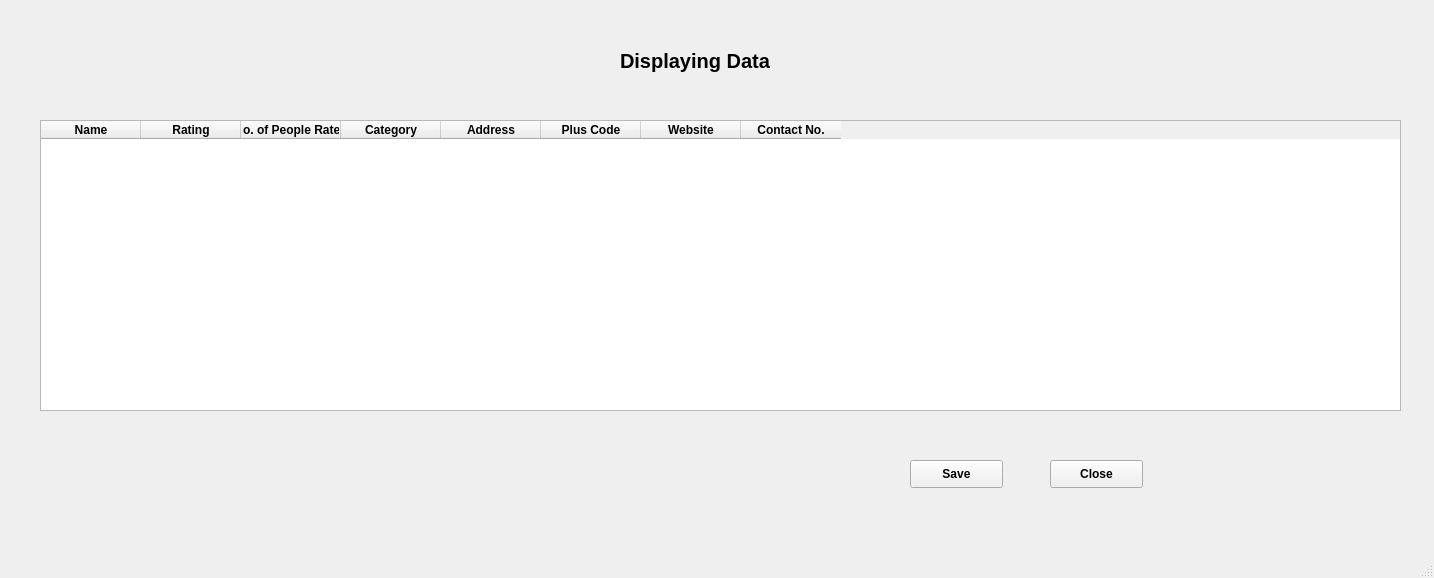
<?xml version="1.0" encoding="UTF-8"?>
<ui version="4.0">
 <class>MainWindow</class>
 <widget class="QMainWindow" name="MainWindow">
  <property name="geometry">
   <rect>
    <x>0</x>
    <y>0</y>
    <width>1434</width>
    <height>578</height>
   </rect>
  </property>
  <property name="windowTitle">
   <string>MainWindow</string>
  </property>
  <widget class="QWidget" name="centralwidget">
   <widget class="QTableWidget" name="data_tw">
    <property name="geometry">
     <rect>
      <x>40</x>
      <y>120</y>
      <width>1361</width>
      <height>291</height>
     </rect>
    </property>
    <column>
     <property name="text">
      <string>Name</string>
     </property>
     <property name="font">
      <font>
       <weight>75</weight>
       <bold>true</bold>
      </font>
     </property>
    </column>
    <column>
     <property name="text">
      <string>Rating</string>
     </property>
     <property name="font">
      <font>
       <weight>75</weight>
       <bold>true</bold>
      </font>
     </property>
    </column>
    <column>
     <property name="text">
      <string>No. of People Rated</string>
     </property>
     <property name="font">
      <font>
       <weight>75</weight>
       <bold>true</bold>
      </font>
     </property>
    </column>
    <column>
     <property name="text">
      <string>Category</string>
     </property>
     <property name="font">
      <font>
       <weight>75</weight>
       <bold>true</bold>
      </font>
     </property>
    </column>
    <column>
     <property name="text">
      <string>Address</string>
     </property>
     <property name="font">
      <font>
       <weight>75</weight>
       <bold>true</bold>
      </font>
     </property>
    </column>
    <column>
     <property name="text">
      <string>Plus Code</string>
     </property>
     <property name="font">
      <font>
       <weight>75</weight>
       <bold>true</bold>
      </font>
     </property>
    </column>
    <column>
     <property name="text">
      <string>Website</string>
     </property>
     <property name="font">
      <font>
       <weight>75</weight>
       <bold>true</bold>
      </font>
     </property>
    </column>
    <column>
     <property name="text">
      <string>Contact No.</string>
     </property>
     <property name="font">
      <font>
       <weight>75</weight>
       <bold>true</bold>
      </font>
     </property>
    </column>
   </widget>
   <widget class="QLabel" name="display_lbl">
    <property name="geometry">
     <rect>
      <x>620</x>
      <y>40</y>
      <width>211</width>
      <height>41</height>
     </rect>
    </property>
    <property name="font">
     <font>
      <pointsize>15</pointsize>
      <weight>75</weight>
      <bold>true</bold>
     </font>
    </property>
    <property name="text">
     <string>Displaying Data</string>
    </property>
   </widget>
   <widget class="QLabel" name="count_lbl">
    <property name="geometry">
     <rect>
      <x>680</x>
      <y>450</y>
      <width>211</width>
      <height>41</height>
     </rect>
    </property>
    <property name="font">
     <font>
      <pointsize>15</pointsize>
      <weight>75</weight>
      <bold>true</bold>
     </font>
    </property>
    <property name="text">
     <string/>
    </property>
   </widget>
   <widget class="QPushButton" name="save_pb">
    <property name="geometry">
     <rect>
      <x>910</x>
      <y>460</y>
      <width>93</width>
      <height>28</height>
     </rect>
    </property>
    <property name="font">
     <font>
      <weight>75</weight>
      <bold>true</bold>
     </font>
    </property>
    <property name="text">
     <string>Save</string>
    </property>
   </widget>
   <widget class="QPushButton" name="cancel_pb">
    <property name="geometry">
     <rect>
      <x>1050</x>
      <y>460</y>
      <width>93</width>
      <height>28</height>
     </rect>
    </property>
    <property name="font">
     <font>
      <weight>75</weight>
      <bold>true</bold>
     </font>
    </property>
    <property name="text">
     <string>Close</string>
    </property>
   </widget>
   <widget class="QLabel" name="results_lbl">
    <property name="geometry">
     <rect>
      <x>280</x>
      <y>460</y>
      <width>301</width>
      <height>21</height>
     </rect>
    </property>
    <property name="font">
     <font>
      <pointsize>15</pointsize>
      <weight>75</weight>
      <bold>true</bold>
     </font>
    </property>
    <property name="text">
     <string/>
    </property>
   </widget>
  </widget>
  <widget class="QMenuBar" name="menubar">
   <property name="geometry">
    <rect>
     <x>0</x>
     <y>0</y>
     <width>1434</width>
     <height>26</height>
    </rect>
   </property>
  </widget>
  <widget class="QStatusBar" name="statusbar"/>
 </widget>
 <resources/>
 <connections/>
</ui>
